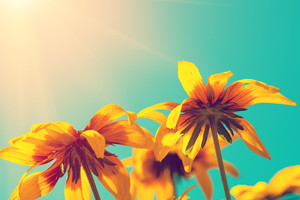
#> input picture Pengolahan Citra Digital/histogram/a.jpg, 300 x 200 px
$ python histo2d.py
#> lines starting #> are read from the running program, lines starting #| are printed output that depends on the picture
import numpy as np
import matplotlib.pyplot as plt

def histogram(im):
    w, h = im.shape
    histo = np.zeros(256)

    for i in range(w):
        for j in  range(h):
            histo[im[i,j]] += 1
    return(histo)

def im_gray(im):
    img = im.copy()
    imgray = np.int16(0.21*img[:,:,0] + 0.71*img[:,:,1] + 0.07*img[:,:,2])
    imgray[imgray>255] = 255
    return(imgray)


def RUN():
    #baca image
    #im = plt.imread('bunga.jpg')
    im = plt.imread('a.jpg')
#> im is the input picture: shape (200, 300, 3); mean R, G, B 167.7, 179.1, 131.4
    gray = im_gray(im)
#> in im_gray, `imgray = np.int16(0.21*img[:,:,0] + 0.71*img[:,:,1] + 0.07*img[:,:,2])`:
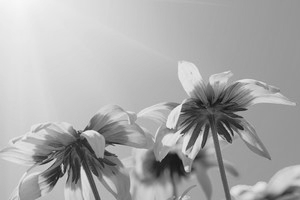
#> imgray: shape (200, 300) int16; min 15, max 248, mean 171.1
    # [4 lines of commented-out code are left out]

    histo1 = im.mean(axis=2).flatten()
    print("Dimensi Histo : ", histo1.shape)
#| Dimensi Histo :  (60000,)
    b, ins, patch = plt.hist(histo1, 255)
#> b = 255 values, max 1406 at index 115, min 0 at index 3, mean 235.3; ins = 256 values from 36.33 to 244; patch = 255 items
    plt.xlim([0,255])
    plt.show()
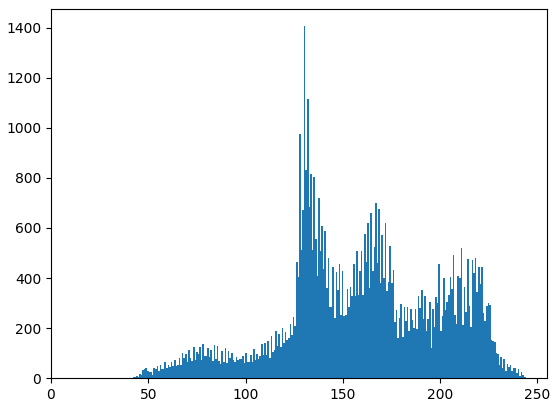
#> figure drawn by matplotlib, 1 panel; tallest bar 1406 high, from x = 130 to 130.8


if __name__ == "__main__":
    RUN()

$ run again, with Pengolahan Citra Digital/histogram/bunga.jpg copied over Pengolahan Citra Digital/histogram/a.jpg
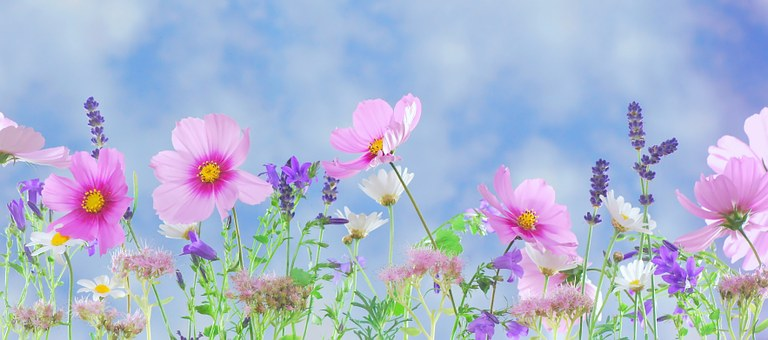
#> input picture Pengolahan Citra Digital/histogram/bunga.jpg, 768 x 340 px
#> in RUN, im is the input picture: shape (340, 768, 3); mean R, G, B 172.5, 182.4, 209.1
#> in im_gray, `imgray = np.int16(0.21*img[:,:,0] + 0.71*img[:,:,1] + 0.07*img[:,:,2])`:
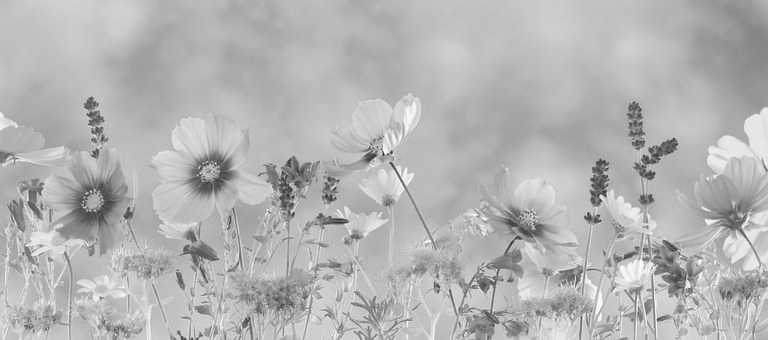
#> imgray: shape (340, 768) int16; min 31, max 251, mean 179.9
#| Dimensi Histo :  (261120,)
#> b = 255 values, max 8100 at index 179, min 0 at index 1, mean 1024; ins = 256 values from 50.67 to 254.3; patch = 255 items
#> in RUN, `plt.show()`:
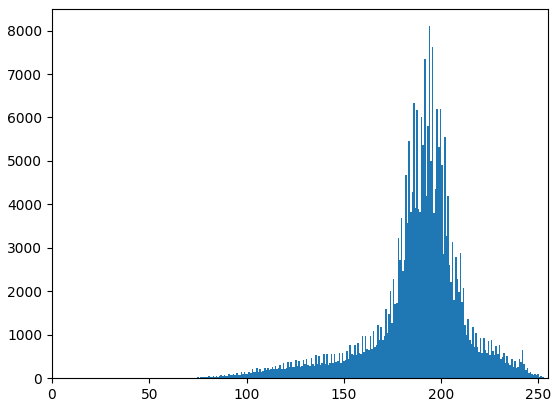
#> figure drawn by matplotlib, 1 panel; tallest bar 8100 high, from x = 193.6 to 194.4
